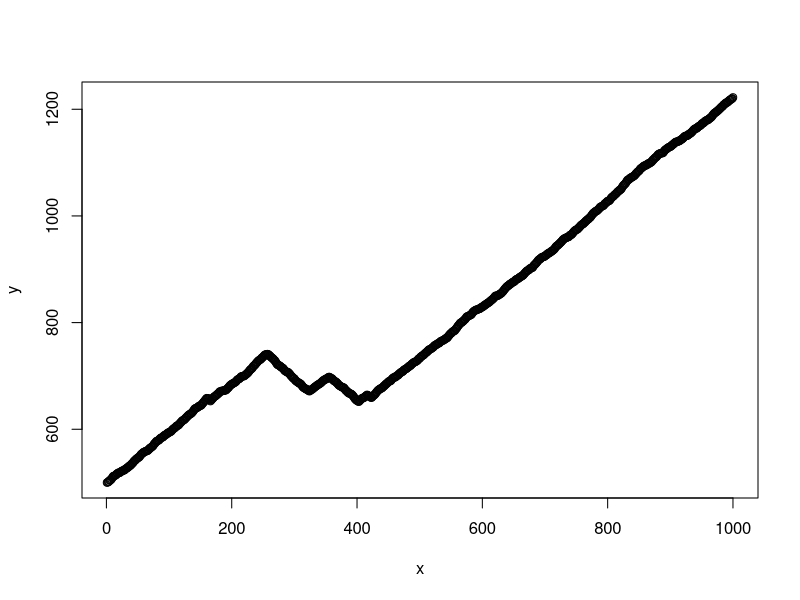

Generate this figure with R:
## ---- chunk 1
knitr::opts_chunk$set(echo = TRUE)
## ---- chunk 2
gen_data_pts <- function(n) {
    output_vec <- numeric(n)
    plain_area <- c(0, 1000)
    peak_area <- c(4000, 9000)
    fixed_sd <- 0.2
    cur_pt <- 500
    cur_sign <- 1
    for (i in 1:n) {
        output_vec[i] <- cur_pt
        # Rejection to differentiate from Brownian motion
        while (TRUE) {
            if (cur_pt >= plain_area[1] && cur_pt <= plain_area[2]) {
                # plain logic
                cur_mean <- 5
            }
            if (cur_pt >= peak_area[1] && cur_pt <= peak_area[2]) {
                # peak logic
                cur_mean <- 5
            } else {
                # hill logic
                cur_mean <- runif(1, 0, 2)
            }
            cur_slope <- rnorm(1, mean = cur_mean, sd = fixed_sd)
            break
        }
        # Sign Logic
        # High chance to go up in plain_area
        # Legit chance to go downhills in peak_area
        # Minor chance to flip in other areas
        if (cur_pt >= plain_area[1] && cur_pt <= plain_area[2]) {
            # plain logic
            u <- runif(1, 0, 1.2 - abs(cur_pt - plain_area[1]) / (plain_area[2] - plain_area[1]))
            if (u >= 0.5) {
                cur_sign <- 1
            }
        }
        if (cur_pt >= peak_area[1] && cur_pt <= peak_area[2]) {
            # peak logic
            u <- runif(1, 0, 1 - abs(cur_pt - peak_area[2]) / (plain_area[2] - plain_area[1]))
            if (u >= 0.5) {
                cur_sign <- -1
            }
        } else {
            # hill logic
            u <- runif(1, 0, 5)
            if (u < 0.02) {
                cur_sign <- -cur_sign
            }
        }
        # Finally, clip logic to make sure pts are in range
        cur_pt <- cur_sign * cur_slope + cur_pt
        if (cur_pt < plain_area[1]) cur_pt <- plain_area[1]
        if (cur_pt > peak_area[2]) cur_pt <- peak_area[2]
    }
    output_vec
}
## ---- chunk 3
n <- 1000
x <- 1:n
y <- gen_data_pts(n)
plot(x, y)
